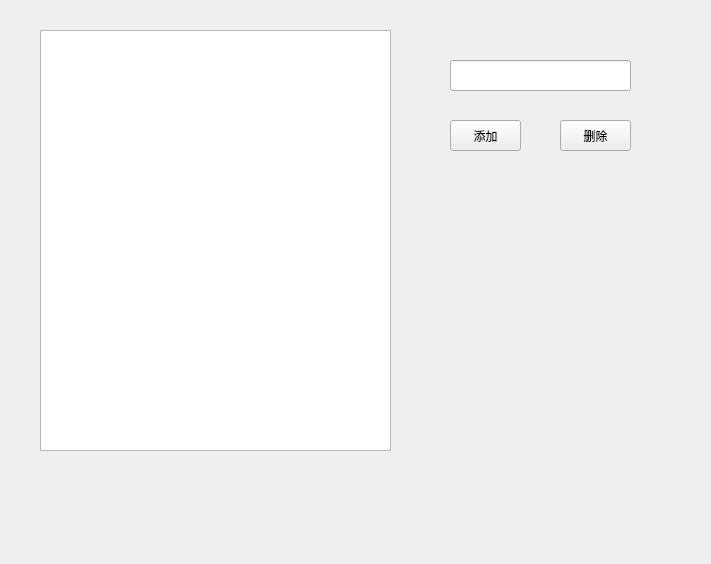
<?xml version="1.0" encoding="UTF-8"?>
<ui version="4.0">
 <class>Widget</class>
 <widget class="QWidget" name="Widget">
  <property name="geometry">
   <rect>
    <x>0</x>
    <y>0</y>
    <width>711</width>
    <height>564</height>
   </rect>
  </property>
  <property name="windowTitle">
   <string>Widget</string>
  </property>
  <widget class="QListWidget" name="listWidget">
   <property name="geometry">
    <rect>
     <x>40</x>
     <y>30</y>
     <width>351</width>
     <height>421</height>
    </rect>
   </property>
  </widget>
  <widget class="QLineEdit" name="lineEdit">
   <property name="geometry">
    <rect>
     <x>450</x>
     <y>60</y>
     <width>181</width>
     <height>31</height>
    </rect>
   </property>
  </widget>
  <widget class="QPushButton" name="pushButton_add">
   <property name="geometry">
    <rect>
     <x>450</x>
     <y>120</y>
     <width>71</width>
     <height>31</height>
    </rect>
   </property>
   <property name="text">
    <string>添加</string>
   </property>
  </widget>
  <widget class="QPushButton" name="pushButton_del">
   <property name="geometry">
    <rect>
     <x>560</x>
     <y>120</y>
     <width>71</width>
     <height>31</height>
    </rect>
   </property>
   <property name="text">
    <string>删除</string>
   </property>
  </widget>
 </widget>
 <resources/>
 <connections/>
</ui>
